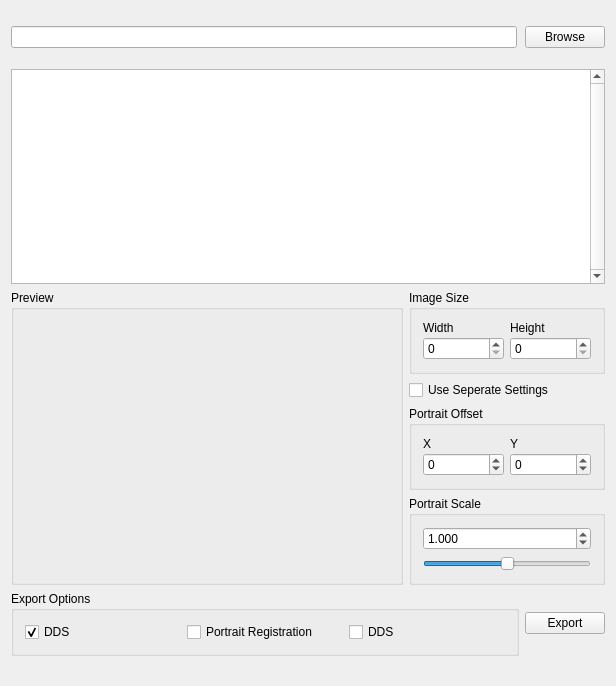
<?xml version="1.0" encoding="UTF-8"?>
<ui version="4.0">
 <class>PngPortrait2DDSClass</class>
 <widget class="QMainWindow" name="PngPortrait2DDSClass">
  <property name="geometry">
   <rect>
    <x>0</x>
    <y>0</y>
    <width>616</width>
    <height>686</height>
   </rect>
  </property>
  <property name="windowTitle">
   <string>PngPortrait2DDS</string>
  </property>
  <widget class="QWidget" name="centralWidget">
   <layout class="QVBoxLayout" name="verticalLayout_7" stretch="0,1,1,0">
    <item>
     <layout class="QHBoxLayout" name="horizontalLayout" stretch="1,0">
      <property name="spacing">
       <number>8</number>
      </property>
      <property name="topMargin">
       <number>15</number>
      </property>
      <property name="bottomMargin">
       <number>15</number>
      </property>
      <item>
       <widget class="QLineEdit" name="lePngDirectory">
        <property name="sizePolicy">
         <sizepolicy hsizetype="Expanding" vsizetype="Expanding">
          <horstretch>0</horstretch>
          <verstretch>0</verstretch>
         </sizepolicy>
        </property>
       </widget>
      </item>
      <item>
       <widget class="QPushButton" name="btnBrowseDirectory">
        <property name="sizePolicy">
         <sizepolicy hsizetype="Fixed" vsizetype="Fixed">
          <horstretch>0</horstretch>
          <verstretch>0</verstretch>
         </sizepolicy>
        </property>
        <property name="minimumSize">
         <size>
          <width>0</width>
          <height>0</height>
         </size>
        </property>
        <property name="maximumSize">
         <size>
          <width>9999999</width>
          <height>9999999</height>
         </size>
        </property>
        <property name="text">
         <string>Browse</string>
        </property>
       </widget>
      </item>
     </layout>
    </item>
    <item>
     <widget class="PortraitTableView" name="tbvPngItems">
      <property name="frameShape">
       <enum>QFrame::StyledPanel</enum>
      </property>
      <property name="frameShadow">
       <enum>QFrame::Plain</enum>
      </property>
      <property name="verticalScrollBarPolicy">
       <enum>Qt::ScrollBarAlwaysOn</enum>
      </property>
      <property name="horizontalScrollBarPolicy">
       <enum>Qt::ScrollBarAlwaysOff</enum>
      </property>
      <property name="editTriggers">
       <set>QAbstractItemView::NoEditTriggers</set>
      </property>
      <property name="selectionMode">
       <enum>QAbstractItemView::SingleSelection</enum>
      </property>
      <property name="selectionBehavior">
       <enum>QAbstractItemView::SelectRows</enum>
      </property>
      <property name="verticalScrollMode">
       <enum>QAbstractItemView::ScrollPerPixel</enum>
      </property>
      <attribute name="verticalHeaderVisible">
       <bool>false</bool>
      </attribute>
     </widget>
    </item>
    <item>
     <layout class="QHBoxLayout" name="horizontalLayout_4" stretch="2,1">
      <item>
       <widget class="QGroupBox" name="fmPreview">
        <property name="title">
         <string>Preview</string>
        </property>
        <widget class="PreviewWidget" name="wPreview" native="true">
         <property name="geometry">
          <rect>
           <x>40</x>
           <y>40</y>
           <width>270</width>
           <height>150</height>
          </rect>
         </property>
        </widget>
       </widget>
      </item>
      <item>
       <layout class="QVBoxLayout" name="verticalLayout_2">
        <item>
         <widget class="QGroupBox" name="gbImageSize">
          <property name="title">
           <string>Image Size</string>
          </property>
          <layout class="QHBoxLayout" name="horizontalLayout_6">
           <item>
            <layout class="QVBoxLayout" name="verticalLayout_6">
             <property name="spacing">
              <number>2</number>
             </property>
             <item>
              <widget class="QLabel" name="lbImageWidth">
               <property name="text">
                <string>Width</string>
               </property>
              </widget>
             </item>
             <item>
              <widget class="QSpinBox" name="spbImageWidth">
               <property name="maximum">
                <number>1024</number>
               </property>
              </widget>
             </item>
            </layout>
           </item>
           <item>
            <layout class="QVBoxLayout" name="verticalLayout_5">
             <property name="spacing">
              <number>2</number>
             </property>
             <item>
              <widget class="QLabel" name="lbImageHeight">
               <property name="text">
                <string>Height</string>
               </property>
              </widget>
             </item>
             <item>
              <widget class="QSpinBox" name="spbImageHeight">
               <property name="maximum">
                <number>1024</number>
               </property>
              </widget>
             </item>
            </layout>
           </item>
          </layout>
         </widget>
        </item>
        <item>
         <widget class="QCheckBox" name="cbUseSeperateSetting">
          <property name="text">
           <string>Use Seperate Settings</string>
          </property>
         </widget>
        </item>
        <item>
         <widget class="QGroupBox" name="gbPortraitOffset">
          <property name="title">
           <string>Portrait Offset</string>
          </property>
          <layout class="QHBoxLayout" name="horizontalLayout_5">
           <item>
            <layout class="QVBoxLayout" name="verticalLayout_3">
             <property name="spacing">
              <number>2</number>
             </property>
             <item>
              <widget class="QLabel" name="lbPotraitOffsetX">
               <property name="text">
                <string>X</string>
               </property>
              </widget>
             </item>
             <item>
              <widget class="QSpinBox" name="spbPortraitOffsetX">
               <property name="minimum">
                <number>-999</number>
               </property>
               <property name="maximum">
                <number>999</number>
               </property>
              </widget>
             </item>
            </layout>
           </item>
           <item>
            <layout class="QVBoxLayout" name="verticalLayout_4">
             <property name="spacing">
              <number>2</number>
             </property>
             <item>
              <widget class="QLabel" name="lbPortraitOffsetY">
               <property name="text">
                <string>Y</string>
               </property>
              </widget>
             </item>
             <item>
              <widget class="QSpinBox" name="spbPortraitOffsetY">
               <property name="minimum">
                <number>-999</number>
               </property>
               <property name="maximum">
                <number>999</number>
               </property>
              </widget>
             </item>
            </layout>
           </item>
          </layout>
         </widget>
        </item>
        <item>
         <widget class="QGroupBox" name="gbPotraitScale">
          <property name="title">
           <string>Portrait Scale</string>
          </property>
          <layout class="QVBoxLayout" name="verticalLayout">
           <item>
            <widget class="QDoubleSpinBox" name="dspbPotraitScale">
             <property name="decimals">
              <number>3</number>
             </property>
             <property name="maximum">
              <double>2.000000000000000</double>
             </property>
             <property name="singleStep">
              <double>0.001000000000000</double>
             </property>
             <property name="value">
              <double>1.000000000000000</double>
             </property>
            </widget>
           </item>
           <item>
            <widget class="QSlider" name="hsldPotraitScale">
             <property name="maximum">
              <number>2000</number>
             </property>
             <property name="value">
              <number>1000</number>
             </property>
             <property name="orientation">
              <enum>Qt::Horizontal</enum>
             </property>
             <property name="tickPosition">
              <enum>QSlider::NoTicks</enum>
             </property>
             <property name="tickInterval">
              <number>0</number>
             </property>
            </widget>
           </item>
          </layout>
         </widget>
        </item>
       </layout>
      </item>
     </layout>
    </item>
    <item>
     <layout class="QHBoxLayout" name="horizontalLayout_3" stretch="1,0">
      <item>
       <widget class="QGroupBox" name="gbExportOptions">
        <property name="title">
         <string>Export Options</string>
        </property>
        <layout class="QHBoxLayout" name="horizontalLayout_2">
         <item>
          <widget class="QCheckBox" name="checkBox_3">
           <property name="text">
            <string>DDS</string>
           </property>
           <property name="checked">
            <bool>true</bool>
           </property>
          </widget>
         </item>
         <item>
          <widget class="QCheckBox" name="checkBox">
           <property name="text">
            <string>Portrait Registration</string>
           </property>
          </widget>
         </item>
         <item>
          <widget class="QCheckBox" name="checkBox_2">
           <property name="text">
            <string>DDS</string>
           </property>
          </widget>
         </item>
        </layout>
       </widget>
      </item>
      <item>
       <widget class="QPushButton" name="btnExport">
        <property name="text">
         <string>Export</string>
        </property>
       </widget>
      </item>
     </layout>
    </item>
   </layout>
  </widget>
  <widget class="QMenuBar" name="menuBar">
   <property name="geometry">
    <rect>
     <x>0</x>
     <y>0</y>
     <width>616</width>
     <height>22</height>
    </rect>
   </property>
  </widget>
  <widget class="QStatusBar" name="statusBar">
   <property name="sizeGripEnabled">
    <bool>false</bool>
   </property>
  </widget>
 </widget>
 <layoutdefault spacing="6" margin="11"/>
 <customwidgets>
  <customwidget>
   <class>PreviewWidget</class>
   <extends>QWidget</extends>
   <header>PreviewWidget.h</header>
   <container>1</container>
  </customwidget>
  <customwidget>
   <class>PortraitTableView</class>
   <extends>QTableView</extends>
   <header>PortraitTableView.h</header>
  </customwidget>
 </customwidgets>
 <resources>
  <include location="PngPortrait2DDS.qrc"/>
 </resources>
 <connections/>
</ui>
